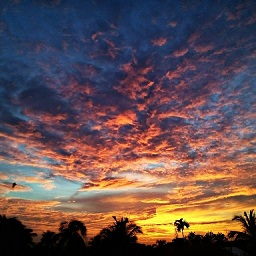
%> input picture Lab/test.jpg, 256 x 256 px
$ octave LabWork.m   (GNU Octave 9; MATLAB toolbox functions it lacks are replaced by stand-ins)
%> lines starting %> are read from the running program, lines starting %| are printed output that depends on the picture
clc;
clear all;
close all;

x = imread('test.jpg');
%> x is the input picture: size 256x256x3 uint8; mean R, G, B 100.6, 78.1, 79.4

xg = rgb2gray(x);
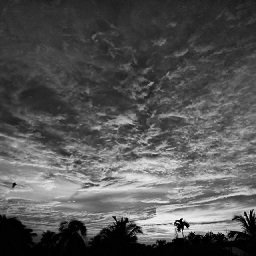
%> xg: size 256x256 uint8; min 0, max 245, mean 85
[r, c] = size(xg);
%> r = 256; c = 256

w = [1,1,1; 1, 1, 1; 1, 1, 1];

for i = 2 : r-1
    for j = 2 : c-1
        sum = (xg(i-1,j-1)*w(1,1)+xg(i-1,j)*w(1,2)+xg(i-1,j+1)*w(1,3)+xg(i,j-1)*w(2,1)+xg(i,j)*w(2,2)+xg(i,j+1)*w(2,3)+xg(i+1,j-1)*w(3,1)+xg(i+1,j)*w(3,2)+xg(i+1,j+1)*w(3,3))/9;
        if(sum>256)
            sum = 256;
        elseif(sum<0)
            sum=0;
        end
        new(i-1,j-1)= sum;
    end
end
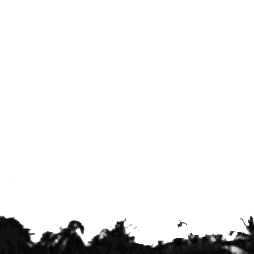
%> new: size 254x254 uint8; min 0, max 28, mean 26; drawn with min black and max white
subplot(1,2,1),imshow(xg);title('Original image');
subplot(1,2,2),imshow(new);title('Output');
